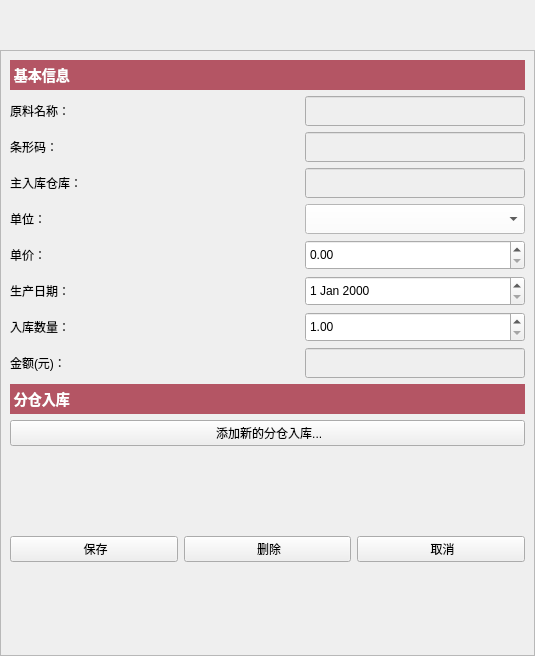
<?xml version="1.0" encoding="UTF-8"?>
<ui version="4.0">
 <class>materialstoinfo</class>
 <widget class="QWidget" name="materialstoinfo">
  <property name="geometry">
   <rect>
    <x>0</x>
    <y>0</y>
    <width>535</width>
    <height>656</height>
   </rect>
  </property>
  <property name="windowTitle">
   <string>Form</string>
  </property>
  <layout class="QVBoxLayout" name="verticalLayout_3">
   <property name="leftMargin">
    <number>0</number>
   </property>
   <property name="topMargin">
    <number>0</number>
   </property>
   <property name="rightMargin">
    <number>0</number>
   </property>
   <property name="bottomMargin">
    <number>0</number>
   </property>
   <item>
    <spacer name="horizontalSpacer">
     <property name="orientation">
      <enum>Qt::Horizontal</enum>
     </property>
     <property name="sizeHint" stdset="0">
      <size>
       <width>40</width>
       <height>25</height>
      </size>
     </property>
    </spacer>
   </item>
   <item>
    <spacer name="horizontalSpacer_2">
     <property name="orientation">
      <enum>Qt::Horizontal</enum>
     </property>
     <property name="sizeHint" stdset="0">
      <size>
       <width>40</width>
       <height>25</height>
      </size>
     </property>
    </spacer>
   </item>
   <item>
    <widget class="QScrollArea" name="scrollAreaSide">
     <property name="minimumSize">
      <size>
       <width>0</width>
       <height>220</height>
      </size>
     </property>
     <property name="styleSheet">
      <string notr="true">color: rgb(0, 0, 0);</string>
     </property>
     <property name="widgetResizable">
      <bool>true</bool>
     </property>
     <widget class="QWidget" name="scrollAreaWidgetContents">
      <property name="geometry">
       <rect>
        <x>0</x>
        <y>0</y>
        <width>533</width>
        <height>592</height>
       </rect>
      </property>
      <layout class="QVBoxLayout" name="verticalLayout_2">
       <item>
        <layout class="QVBoxLayout" name="verticalLayout">
         <item>
          <widget class="QLabel" name="label_19">
           <property name="minimumSize">
            <size>
             <width>0</width>
             <height>30</height>
            </size>
           </property>
           <property name="maximumSize">
            <size>
             <width>16777215</width>
             <height>30</height>
            </size>
           </property>
           <property name="styleSheet">
            <string notr="true">QLabel
{
background-color:rgb(180, 85, 100);
color:white;
font-size:14px;
font-weight:bold;
}</string>
           </property>
           <property name="text">
            <string> 基本信息</string>
           </property>
           <property name="alignment">
            <set>Qt::AlignLeading|Qt::AlignLeft|Qt::AlignVCenter</set>
           </property>
          </widget>
         </item>
         <item>
          <layout class="QHBoxLayout" name="horizontalLayout">
           <item>
            <widget class="QLabel" name="label">
             <property name="text">
              <string>原料名称：</string>
             </property>
            </widget>
           </item>
           <item>
            <widget class="QLineEdit" name="lineEditMatName">
             <property name="enabled">
              <bool>false</bool>
             </property>
             <property name="minimumSize">
              <size>
               <width>220</width>
               <height>30</height>
              </size>
             </property>
             <property name="maximumSize">
              <size>
               <width>220</width>
               <height>16777215</height>
              </size>
             </property>
             <property name="styleSheet">
              <string notr="true">color: rgb(0, 0, 0);</string>
             </property>
            </widget>
           </item>
          </layout>
         </item>
         <item>
          <layout class="QHBoxLayout" name="horizontalLayout_2">
           <item>
            <widget class="QLabel" name="label_2">
             <property name="text">
              <string>条形码：</string>
             </property>
            </widget>
           </item>
           <item>
            <widget class="QLineEdit" name="lineEditBarCode">
             <property name="enabled">
              <bool>false</bool>
             </property>
             <property name="minimumSize">
              <size>
               <width>220</width>
               <height>30</height>
              </size>
             </property>
             <property name="maximumSize">
              <size>
               <width>220</width>
               <height>16777215</height>
              </size>
             </property>
             <property name="styleSheet">
              <string notr="true">color: rgb(0, 0, 0);</string>
             </property>
            </widget>
           </item>
          </layout>
         </item>
         <item>
          <layout class="QHBoxLayout" name="horizontalLayout_6">
           <item>
            <widget class="QLabel" name="labelNowNumber">
             <property name="text">
              <string>主入库仓库：</string>
             </property>
            </widget>
           </item>
           <item>
            <widget class="QLineEdit" name="lineEditWareHouse">
             <property name="enabled">
              <bool>false</bool>
             </property>
             <property name="minimumSize">
              <size>
               <width>220</width>
               <height>30</height>
              </size>
             </property>
             <property name="maximumSize">
              <size>
               <width>220</width>
               <height>16777215</height>
              </size>
             </property>
             <property name="styleSheet">
              <string notr="true">color: rgb(0, 0, 0);</string>
             </property>
            </widget>
           </item>
          </layout>
         </item>
         <item>
          <layout class="QHBoxLayout" name="horizontalLayout_7">
           <item>
            <widget class="QLabel" name="labelUnit">
             <property name="text">
              <string>单位：</string>
             </property>
            </widget>
           </item>
           <item>
            <widget class="QComboBox" name="comboBoxUnit">
             <property name="minimumSize">
              <size>
               <width>220</width>
               <height>30</height>
              </size>
             </property>
             <property name="maximumSize">
              <size>
               <width>200</width>
               <height>16777215</height>
              </size>
             </property>
             <property name="styleSheet">
              <string notr="true">background-color:white;
</string>
             </property>
            </widget>
           </item>
          </layout>
         </item>
         <item>
          <layout class="QHBoxLayout" name="horizontalLayout_3">
           <item>
            <widget class="QLabel" name="labelUnitPrice">
             <property name="text">
              <string>单价：</string>
             </property>
            </widget>
           </item>
           <item>
            <widget class="QDoubleSpinBox" name="spinBoxPrice">
             <property name="minimumSize">
              <size>
               <width>220</width>
               <height>30</height>
              </size>
             </property>
             <property name="maximumSize">
              <size>
               <width>220</width>
               <height>30</height>
              </size>
             </property>
             <property name="maximum">
              <double>100000.000000000000000</double>
             </property>
            </widget>
           </item>
          </layout>
         </item>
         <item>
          <layout class="QHBoxLayout" name="horizontalLayout_9">
           <item>
            <widget class="QLabel" name="labelNowNumber_2">
             <property name="text">
              <string>生产日期：</string>
             </property>
            </widget>
           </item>
           <item>
            <widget class="QDateEdit" name="dateEditTime">
             <property name="minimumSize">
              <size>
               <width>220</width>
               <height>30</height>
              </size>
             </property>
             <property name="maximumSize">
              <size>
               <width>200</width>
               <height>30</height>
              </size>
             </property>
            </widget>
           </item>
          </layout>
         </item>
         <item>
          <layout class="QHBoxLayout" name="horizontalLayout_5">
           <item>
            <widget class="QLabel" name="labelNumber">
             <property name="text">
              <string>入库数量：</string>
             </property>
            </widget>
           </item>
           <item>
            <widget class="QDoubleSpinBox" name="spinBoxNumber">
             <property name="minimumSize">
              <size>
               <width>220</width>
               <height>30</height>
              </size>
             </property>
             <property name="maximumSize">
              <size>
               <width>200</width>
               <height>16777215</height>
              </size>
             </property>
             <property name="minimum">
              <double>1.000000000000000</double>
             </property>
             <property name="maximum">
              <double>100000.000000000000000</double>
             </property>
            </widget>
           </item>
          </layout>
         </item>
         <item>
          <layout class="QHBoxLayout" name="horizontalLayout_4">
           <item>
            <widget class="QLabel" name="label_4">
             <property name="text">
              <string>金额(元)：</string>
             </property>
            </widget>
           </item>
           <item>
            <widget class="QLineEdit" name="lineEditTotalMoney">
             <property name="enabled">
              <bool>false</bool>
             </property>
             <property name="minimumSize">
              <size>
               <width>220</width>
               <height>30</height>
              </size>
             </property>
             <property name="maximumSize">
              <size>
               <width>200</width>
               <height>16777215</height>
              </size>
             </property>
             <property name="styleSheet">
              <string notr="true">color: rgb(0, 0, 0);</string>
             </property>
            </widget>
           </item>
          </layout>
         </item>
         <item>
          <widget class="QLabel" name="labelSide">
           <property name="minimumSize">
            <size>
             <width>0</width>
             <height>30</height>
            </size>
           </property>
           <property name="maximumSize">
            <size>
             <width>16777215</width>
             <height>30</height>
            </size>
           </property>
           <property name="styleSheet">
            <string notr="true">QLabel
{
background-color:rgb(180, 85, 100);
color:white;
font-size:14px;
font-weight:bold;
}</string>
           </property>
           <property name="text">
            <string> 分仓入库</string>
           </property>
           <property name="alignment">
            <set>Qt::AlignLeading|Qt::AlignLeft|Qt::AlignVCenter</set>
           </property>
          </widget>
         </item>
         <item>
          <widget class="QPushButton" name="pushButtonAddNew">
           <property name="text">
            <string> 添加新的分仓入库...</string>
           </property>
           <property name="icon">
            <iconset resource="../../../res.qrc">
             <normaloff>:/image/image/addfile.png</normaloff>:/image/image/addfile.png</iconset>
           </property>
          </widget>
         </item>
         <item>
          <widget class="QWidget" name="widgetControl" native="true">
           <layout class="QVBoxLayout" name="verticalLayout_4">
            <property name="leftMargin">
             <number>0</number>
            </property>
            <property name="topMargin">
             <number>0</number>
            </property>
            <property name="rightMargin">
             <number>0</number>
            </property>
            <property name="bottomMargin">
             <number>0</number>
            </property>
            <item>
             <layout class="QHBoxLayout" name="horizontalLayout_8">
              <item>
               <widget class="QPushButton" name="pushButtonSave">
                <property name="text">
                 <string> 保存</string>
                </property>
                <property name="icon">
                 <iconset resource="../../../res.qrc">
                  <normaloff>:/image/image/save.png</normaloff>:/image/image/save.png</iconset>
                </property>
               </widget>
              </item>
              <item>
               <widget class="QPushButton" name="pushButtonDel">
                <property name="text">
                 <string> 删除</string>
                </property>
                <property name="icon">
                 <iconset resource="../../../res.qrc">
                  <normaloff>:/image/image/删 除.png</normaloff>:/image/image/删 除.png</iconset>
                </property>
               </widget>
              </item>
              <item>
               <widget class="QPushButton" name="pushButtonCancel">
                <property name="text">
                 <string> 取消</string>
                </property>
                <property name="icon">
                 <iconset resource="../../../res.qrc">
                  <normaloff>:/image/image/cancel.png</normaloff>:/image/image/cancel.png</iconset>
                </property>
               </widget>
              </item>
             </layout>
            </item>
           </layout>
          </widget>
         </item>
        </layout>
       </item>
      </layout>
     </widget>
    </widget>
   </item>
  </layout>
 </widget>
 <tabstops>
  <tabstop>pushButtonCancel</tabstop>
  <tabstop>lineEditWareHouse</tabstop>
  <tabstop>pushButtonSave</tabstop>
  <tabstop>comboBoxUnit</tabstop>
  <tabstop>lineEditTotalMoney</tabstop>
  <tabstop>lineEditMatName</tabstop>
  <tabstop>lineEditBarCode</tabstop>
  <tabstop>dateEditTime</tabstop>
 </tabstops>
 <resources>
  <include location="../../../res.qrc"/>
 </resources>
 <connections/>
</ui>
